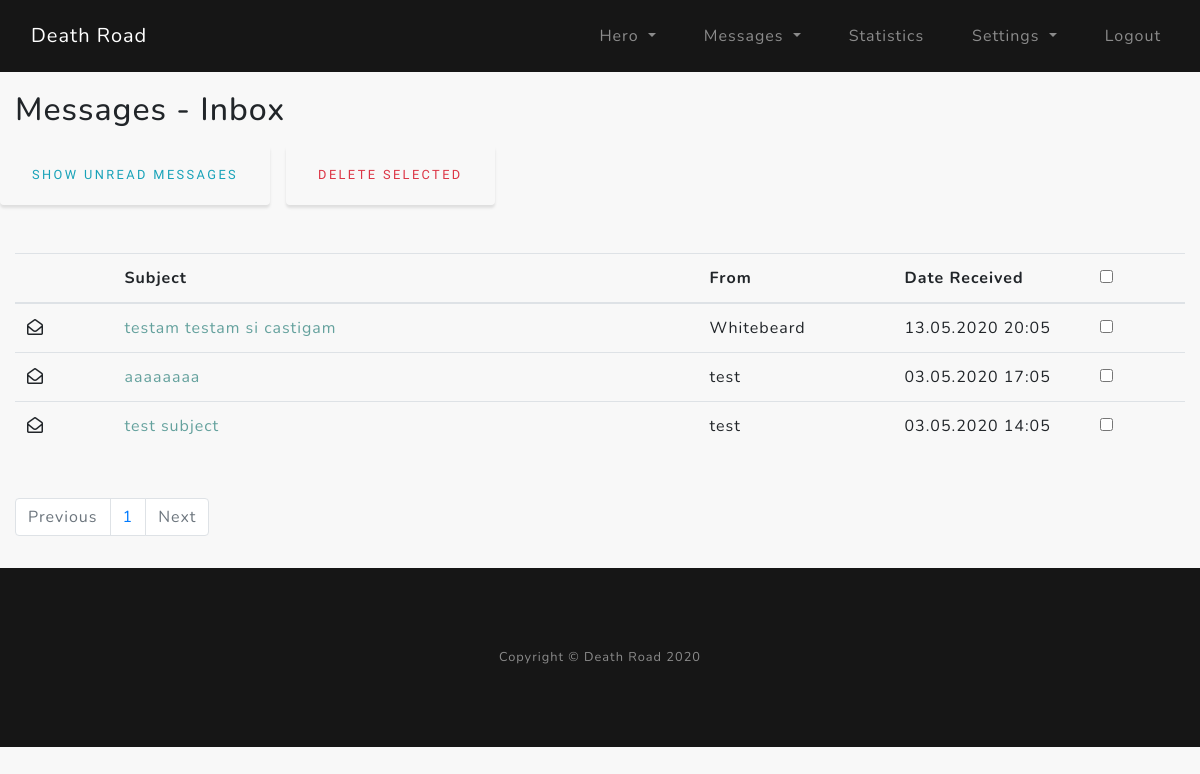
The app's page /msg_inbox (signed in), older data.
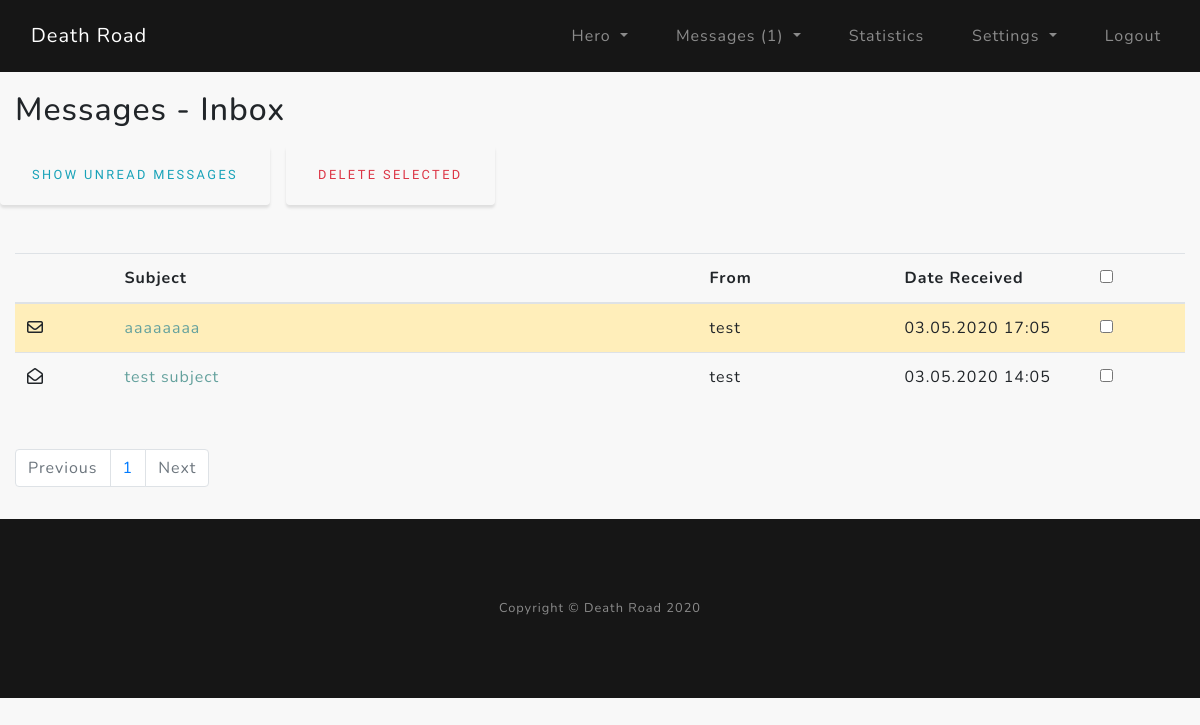
The same page, newer data.
### core/models.py (models this page shows)
class Messages(db.Model):
    __tablename__ = "messages"
    mid = Column(Integer, primary_key=True)  # message ID
    recipient = Column(String(32))  # recipient - user id from name
    sender = Column(String(32))  # sender - current user id
    subject_msg = Column(String(32))  # subject_msg - msg subject
    body_msg = Column(Text)  # body_msg - message body
    date = Column(DateTime)  # date - date sent
    seen = Column(Boolean)  # seen - message seen
    del_in = Column(Boolean)  # del_in - delete message from inbox
    del_out = Column(Boolean)  # del_out - delete message from outbox

### core/messages/routes.py (the view, shortened to what this page needs)
@msgs.route("/msg_inbox", methods=["POST", "GET"])
@login_required
def msg_inbox():
    page = request.args.get("page", 1, type=int)
    msg_per_page = User.query.get_or_404(current_user.id)
    get_unread_msgs = unread_msgs(current_user.username)
    if request.args and request.args.get("unread") == "true":
        unread_msg_count = Messages.query. \
            filter_by(recipient=current_user.username, del_in=False, seen=False). \
            count()
        msgs_received = Messages.query. \
            order_by(Messages.date.desc()). \
            filter_by(recipient=current_user.username, del_in=False, seen=False). \
            paginate(page=page, per_page=unread_msg_count)
    else:
        msgs_received = Messages.query. \
            order_by(Messages.date.desc()). \
            filter_by(recipient=current_user.username, del_in=False). \
            paginate(page=page, per_page=msg_per_page.msg_per_page)
    next_page_button = url_for("msgs.msg_inbox", page=msgs_received.next_num) if msgs_received.next_num else None
    previous_page_button = url_for("msgs.msg_inbox", page=msgs_received.prev_num) if msgs_received.prev_num else None
    form = MessageMultipleDelete()
    return render_template("msg_inbox.html",
                           msgs_received=msgs_received,
                           next_page_button=next_page_button,
                           previous_page_button=previous_page_button,
                           form=form,
                           get_unread_msgs=get_unread_msgs)

### core/messages/forms.py
class MessageMultipleDelete(FlaskForm):
    multi_del = BooleanField()
    submit_del = SubmitField("Delete Selected")

### core/models.py (called while the page is built)
@login_manager.user_loader
def load_user(user_id):
    return User.query.get(int(user_id))

### core/utils/unread_msgs.py (called while the page is built)
def unread_msgs(current_acc_uname):
    gum = Messages.query.filter_by(recipient=current_acc_uname, del_in=False, seen=False).count()
    return gum

### core/templates/msg_inbox.html (shortened to what this page needs)
{% extends "layout.html" %}
{% block content %}
<section class="msg_inbox-section">
    <div class="container py-3">
        <div class="row">
            <div class="col-lg">
                <h2>Messages - Inbox</h2>
                <form method="post">
                    <div class="row mt-3">
                        {% if request.args.get("unread") %}
                            <a href="{{ url_for('msgs.msg_inbox') }}" class="btn btn-outline-info mr-3">Show All Messages</a>
                        {% else %}
                            <a href="?unread=true" class="btn btn-outline-info mr-3">Show Unread Messages</a>
                        {% endif %}
                        {{ form.submit_del(class="btn btn-outline-danger") }}
                    </div>
                    <table class="table table-hover my-5">
                        <thead>
                            <tr>
                                <th scope="col" class="col-md-1"></th>
                                <th scope="col" class="col-md-6">Subject</th>
                                <th scope="col" class="col-md-2">From</th>
                                <th scope="col" class="col-md-2">Date Received</th>
                                <th scope="col" class="col-md-1"><input type="checkbox" name="select_all" onclick="toggle(this)"></th>
                            </tr>
                        </thead>
                        <tbody>
                            {% for msgs_r in msgs_received.items %}
                            <tr {% if msgs_r.seen == 0 %} class="table-warning" {% endif %}>
                                <td>{% if msgs_r.seen == 0 %} <i class="far fa-envelope"></i> {% else %} <i class="far fa-envelope-open"></i> {% endif %}</td>
                                <td><a href="{{ url_for('msgs.msg_read', mid=msgs_r.mid) }}">{{ msgs_r.subject_msg }}</a></td>
                                <td>{{ msgs_r.sender }}</td>
                                <td>{{ msgs_r.date.strftime("%d.%m.%Y %H:%m") }}</td>
                                <td>{{ form.multi_del(value=msgs_r.mid) }}</td>
                            </tr>
                            {% endfor %}
                        </tbody>
                    </table>
                </form>
                <nav aria-label="pagination">
                    <ul class="pagination">
                        {% if msgs_received.prev_num != None %}
                            <li class="page-item"><a class="page-link"  href="{{ previous_page_button }}">Previous</a></li>
                        {% else %}
                            <li class="page-item disabled"><a class="page-link">Previous</a></li>
                        {% endif %}
                        {% for page_num in msgs_received.iter_pages(left_edge=1, right_edge=1, left_current=1, right_current=2) %}
                            {% if page_num %}
                                {% if msgs_received.page == page_num %}
                                    <li class="page-item"><a class="page-link"  href="{{ url_for('msgs.msg_inbox', page=page_num) }}">{{ page_num }}</a></li>
                                {% else %}
                                    <li class="page-item"><a class="page-link"  href="{{ url_for('msgs.msg_inbox', page=page_num) }}">{{ page_num }}</a></li>
                                {% endif %}
                            {% else %}
                                <span class="m-2"></span>
                            {% endif %}
                        {% endfor %}
                        {% if msgs_received.next_num != None %}
                            <li class="page-item"><a class="page-link"  href="{{ next_page_button }}">Next</a></li>
                        {% else %}
                            <li class="page-item disabled"><a class="page-link">Next</a></li>
                        {% endif %}
                    </ul>
                </nav>
            </div>
        </div>
    </div>
</section>
{% endblock %}

Row changes from the older to the newer data that the page shows:
removed Messages: seen True (drawn), subject_msg "testam testam si castigam", sender "Whitebeard", date "13.05.2020 20:05"
changed Messages "aaaaaaaa": seen True → False (drawn)
Text that changed along with them:
{{ get_unread_msgs }}: (not shown) → "1"
